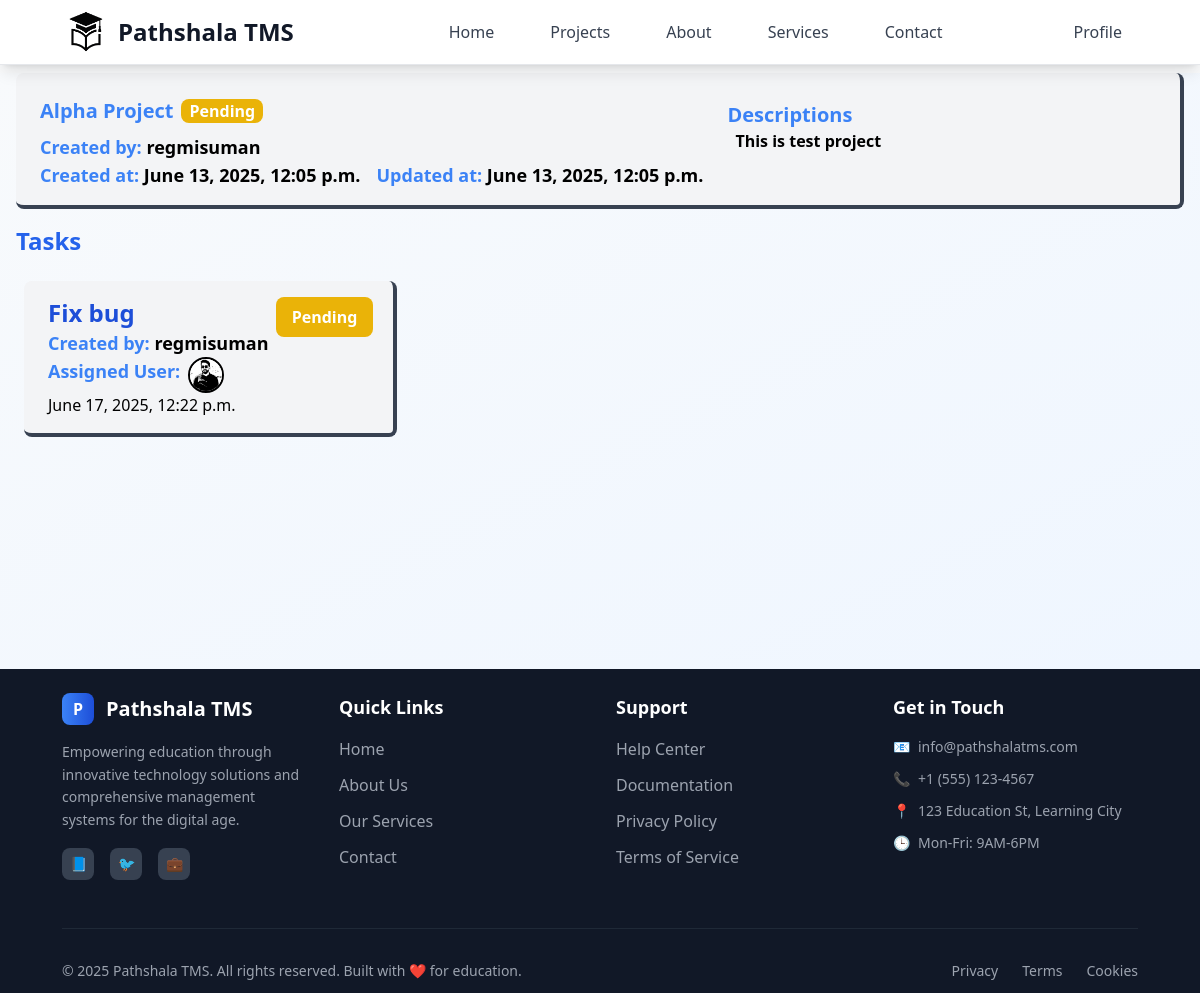
The app's page /employee/project-details/4/ (signed in) with its own data.
### projects/models.py (models this page shows, shortened)
class Project(models.Model):
    class StatusOptions(models.TextChoices):
        PENDING = "Pending", "Pending"
        IN_PROGRESS = "In Progress", "In Progress"
        COMPLETED = "Completed", "Completed"
        CANCELED = "Canceled", "Canceled"
    title = models.CharField(max_length=25)
    description = models.TextField(null=True, blank=True)
    user = models.ForeignKey(User, on_delete=models.CASCADE)
    status = models.CharField(choices=StatusOptions, default=StatusOptions.PENDING, max_length=15)
    created_at = models.DateTimeField(auto_now_add=True, editable=False)
    updated_at = models.DateTimeField(auto_now=True, null=True, blank=True, editable=False)

### tasks/models.py (models this page shows)
class Task(models.Model):
    class StatusOptions(models.TextChoices):
        PENDING = "Pending", "Pending"
        IN_PROGRESS = "In Progress", "In Progress"
        COMPLETED = "Completed", "Completed"
        CANCELED = "Canceled", "Canceled"
    class TaskPriorityOptions(models.TextChoices):
        LOW = "Low", "Low"
        MEDIUM = "Medium", "Medium"
        HIGH = "High", "High"
    title = models.CharField(max_length=30)
    description = models.TextField(null=True, blank=True)
    user = models.ForeignKey(User, on_delete=models.CASCADE, related_name="tasks")
    project = models.ForeignKey(Project, on_delete=models.CASCADE)
    assigned_user = models.ForeignKey( User, on_delete=models.SET_NULL, related_name="assigned_tasks", null=True, blank=True)
    status = models.CharField(choices=StatusOptions, default=StatusOptions.PENDING)
    priority = models.CharField (choices=TaskPriorityOptions, default=TaskPriorityOptions.LOW)
    deadline = models.DateField(null=True, blank=True)
    created_at = models.DateTimeField(auto_now_add=True, editable=False)
    updated_at = models.DateTimeField(auto_now=True, editable=False)
    attachment = models.FileField(blank=True, null=True, upload_to=attachment_path)

### user/models.py (models this page shows)
class Profile(models.Model):
    class RoleOptions(models.TextChoices):
        ADMIN = 'admin', 'Admin'
        EMPLOYER = 'employer', 'Employer'
        EMPLOYEE = 'employee', 'Employee'
    class GenderOptions(models.TextChoices):
        MALE = 'male', 'Male'
        FEMALE = 'female', 'Female'
        OTHER = 'other', 'Other'
    user = models.OneToOneField(User, on_delete=models.CASCADE)
    dob = models.DateField(blank=True, null=True,)
    address = models.CharField(blank=True, null=True, max_length=100)
    phone = models.CharField(blank=True, null=True, max_length=10)
    role = models.CharField(choices=RoleOptions, default=RoleOptions.EMPLOYEE, max_length=10)
    gender = models.CharField(choices=GenderOptions, default=GenderOptions.MALE, max_length=6)
    image = models.FileField(upload_to="user_image", blank=True, null=True)

### projects/views.py (the view)
# urls.py: path("project-details/<int:id>/", employeeProjectDetails),
@login_required(login_url='/login')
def employeeProjectDetails(request, id):
    project = Project.objects.get(id=id)
    tasks = Task.objects.filter(assigned_user = request.user, project=project)
    return render(request, "pages/employee/project/project_details.html", {"project":project, "tasks":tasks})

### templates/pages/employee/project/project_details.html (shortened to what this page needs)
{% extends 'layouts/main.html' %}
{% block content %}
<div
  class="mx-4 flex space-x-6 space-y-3 relative bg-gray-100 border-b-4 border-r-4 border-gray-700 rounded-lg py-4 px-6 my-2">
  <div>
    <div class="flex gap-2">
    <div class="text-xl font-bold text-blue-500 my-2">{{ project.title }}</div>
        <span class="
        {% if project.status == 'Canceled' %} bg-red-500
        {% elif project.status == 'Completed' %} bg-green-500
        {% elif project.status == 'Pending' %} bg-yellow-500
        {% elif project.status == 'In Progress' %} bg-blue-700
        {% else %} bg-purple-500
        {% endif %}
          h-6 px-2 my-auto rounded-lg text-white font-bold">
      {{ project.status }}
    </span>
    </div>
    <div class="font-semibold text-lg">
      <span class="text-blue-500">Created by:</span> {{ project.user }}
    </div>
    <div class="flex gap-4 font-semibold text-lg">
      <div>
        <span class="text-blue-500">Created at:</span> {{ project.created_at }}
      </div>
      <div>
        <span class="text-blue-500">Updated at:</span> {{ project.updated_at }}
      </div>
    </div>
  </div>
  <div class="flex flex-col">
    <div class="font-semibold text-blue-500 text-xl">Descriptions</div>
    <div class="ms-2 font-semibold">{{ project.description }}</div>
  </div>
</div>
<div class="flex flex-col mx-2">
  <div class="flex p-2 mb-2 justify-between">
    <h1 class="text-blue-600 text-center text-2xl font-bold">Tasks</h1>
  </div>
  {% if tasks %}
  <div class="grid gap-4 grid-cols-1 md:grid-cols-2 lg:grid-cols-3 mx-4">
    {% for task in tasks %}
    <a href="/employee/task/{{task.id}}">
      <div
        class="relative bg-gray-100 hover:bg-gray-200 hover:scale-[102%] transition:ease-in-out duration-300 border-b-4 border-r-4 border-gray-700 rounded-lg py-4 px-6 my-2">
        <div>
          <div class="text-2xl font-bold text-blue-700">{{ task.title }}</div>
        </div>
        <span class="
                {% if task.status == 'Canceled' %} bg-red-500
                {% elif task.status == 'Completed' %} bg-green-500
                {% elif task.status == 'Pending' %} bg-yellow-500
                {% elif task.status == 'In Progress' %} bg-blue-700
                {% else %} bg-purple-500
                {% endif %}
                absolute top-0 right-5 z-5 px-4 py-2 rounded-lg text-white font-bold my-4">
          {{ task.status }}
        </span>
        <div class="text-lg font-semibold">
          <span class="text-blue-500">Created by: </span>{{ task.user }}
        </div>
        <div class="text-lg font-semibold flex gap-2">
          <span class="text-blue-500">Assigned User: </span>
          {%if task.assigned_user%}
          {%if task.assigned_user.profile.image%}
          <img class="h-9 w-9 border-2 border-black rounded-full" src=" /media/{{task.assigned_user.profile.image}}"
            alt="assigned user" />
          {%else%}
          <img class="h-9 w-9 border-2 border-black rounded-full" src="/media/system_image/sample_user_icon.png"
            alt="assigned user" />
          {%endif%}
          {%else%}
          <span class="mb-2">User Not assigned</span>
          {%endif%}
        </div>
        <div>{{ task.created_at }}</div>
      </div>
    </a>
    {% endfor %}
  </div>
  {% endif %}
</div>
{% endblock %}

### records on screen
Project: title "Alpha Project", status "Pending", user "regmisuman", created_at "June 13, 2025, 12:05 p.m.", updated_at "June 13, 2025, 12:05 p.m.", description "This is test project"
Task: title "Fix bug", status "Pending", user "regmisuman", assigned_user.profile.image (picture), created_at "June 17, 2025, 12:22 p.m."
